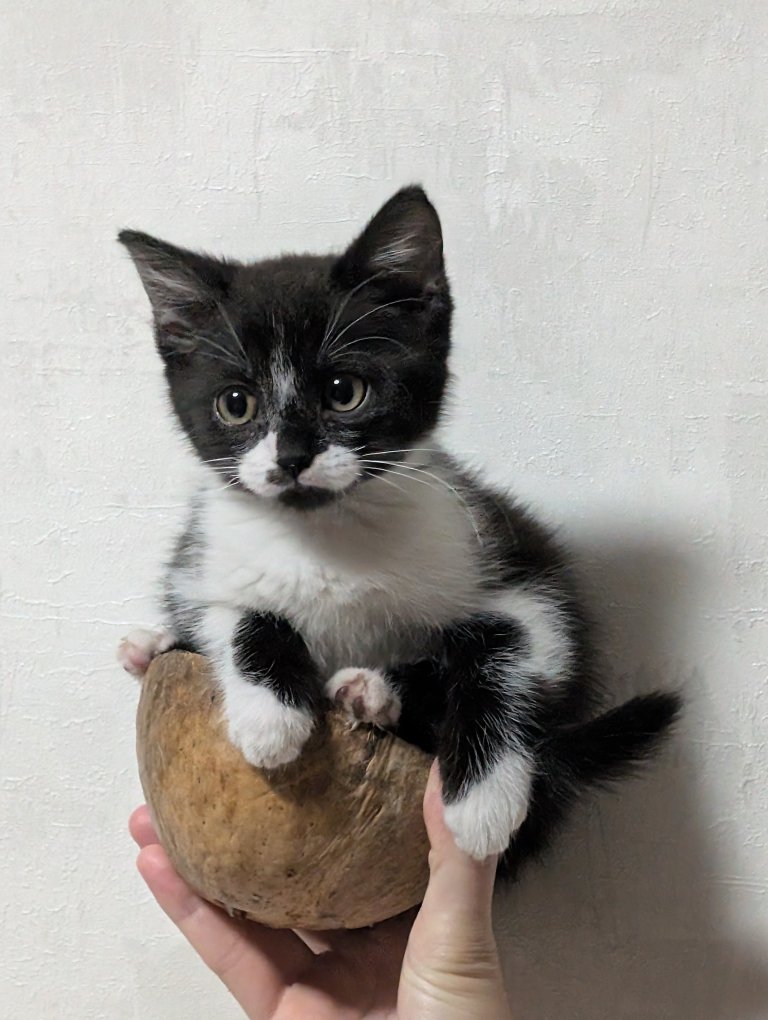
#> input picture lab1/cat.jpg, 3072 x 4080 px (shown at 1/4 size)
$ jupyter execute lab1.ipynb
#> lines starting #> are read from the running program, lines starting #| are printed output that depends on the picture
# Лабораторная работа №1

## Задание №1

> - Сгенерируйте случайный массив в NumPy. Продемонстрируйте на нём различные операции, которые рассматривались на практике (можно взять и другие, тогда будет требование объяснить операцию)

[cell 1]
import numpy as np
import cv2
import matplotlib.pyplot as plt


np.random.seed(42)

[cell 2]
arr = np.random.randint(0, 100, size=(5, 100))

print(arr)

[cell 3]
print(arr.shape)

# изменение размерности
vector = arr.reshape(-1)
print(vector)

# транспонирование
print(arr.T)

[cell 4]
print("Сумма:", np.sum(arr))
print("Среднее значение:", np.mean(arr))
print("Максимум:", np.max(arr))
print("Минимум:", np.min(arr))
print("Отклонение:", np.std(arr))

# вторая пятерка из пятой строки
print(arr[4,5:10])

[cell 5]
# маска
print(arr[arr > 50])

## Задание №2

> - Возьмите любое изображение из интернета, в котором присутствует хотя бы один объект. Воспользуйтесь функциями из OpenCV для выделения объекта(ов)

[cell 6]
img = cv2.imread('cat.jpg')
#> img is the input picture: shape (4080, 3072, 3); mean B, G, R 151.9, 156.7, 160.8
img_rgb = cv2.cvtColor(img, cv2.COLOR_BGR2RGB)

t = img_rgb.copy()

# кошка
cat_point1 = (500, 1000)
cat_point2 = (2500, 3000)

cv2.rectangle(t, cat_point1, cat_point2, (255, 0, 0), 15)

# кокос
coconut_point1 = (550, 2600)
coconut_point2 = (1800, 3700)

cv2.rectangle(t, coconut_point1, coconut_point2, (255, 0, 0), 15)
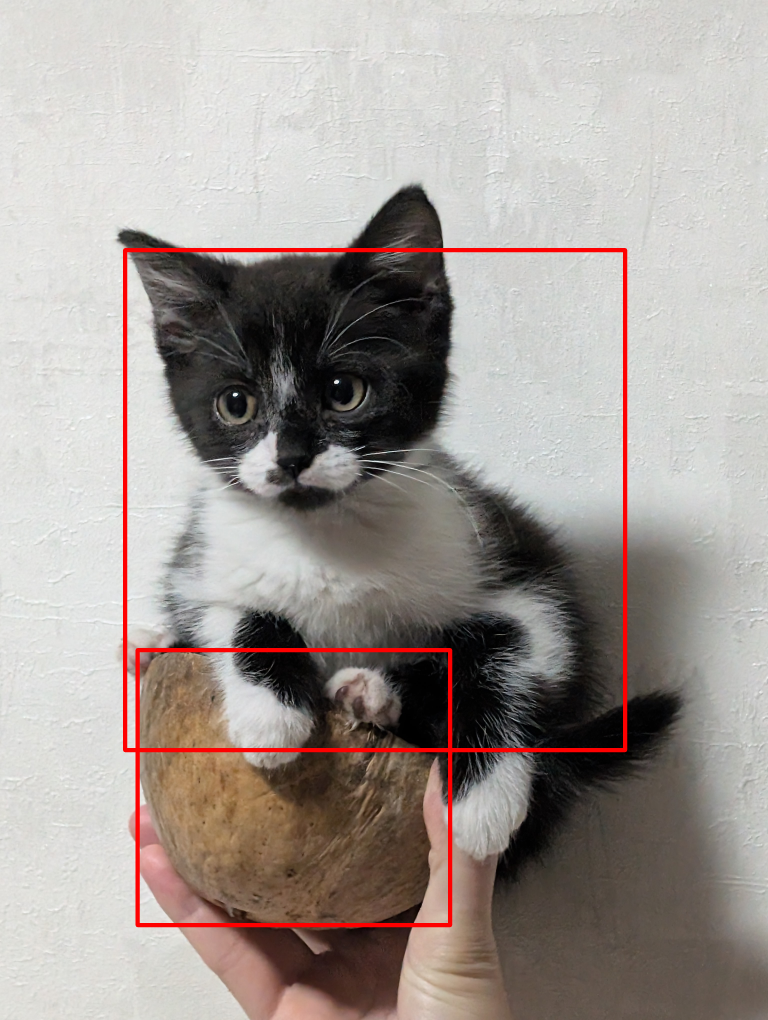
#> t: shape (4080, 3072, 3) (shown at 1/4 size); mean R, G, B 162.7, 154.3, 149.6

plt.figure(figsize=(3, 4))
plt.imshow(t)

plt.show()

## Задание №3

> - Воспроизведите функцию rectangle из OpenCV с нуля. Разрешено использовать только NumPy для разработки из сторонних библиотек (не обязательно, чтобы параметры были те же самые, как в OpenCV, например thickness. Главное, чтобы прямоугольник было видно на изображении). Продемонстрируйте работу вашей функции на тестовом изображении

[cell 7]
def draw_rectangle(image, top_left, bottom_right, color, thickness=1):
#> called with top_left = (500, 1000), bottom_right = (2500, 3000), color = (0, 0, 255), thickness = 30
    x1, y1 = top_left
    x2, y2 = bottom_right

    h, w = image.shape[:2]
#> h = 4080; w = 3072

    x1, x2 = sorted([x1, x2])
    y1, y2 = sorted([y1, y2])

    for t in range(thickness):
        if 0 <= y1 + t < h:
            image[y1 + t, max(x1, 0):min(x2 + 1, w)] = color
        if 0 <= y2 - t < h:
            image[y2 - t, max(x1, 0):min(x2 + 1, w)] = color

    for t in range(thickness):
        if 0 <= x1 + t < w:
            image[max(y1, 0):min(y2 + 1, h), x1 + t] = color
        if 0 <= x2 - t < w:
            image[max(y1, 0):min(y2 + 1, h), x2 - t] = color
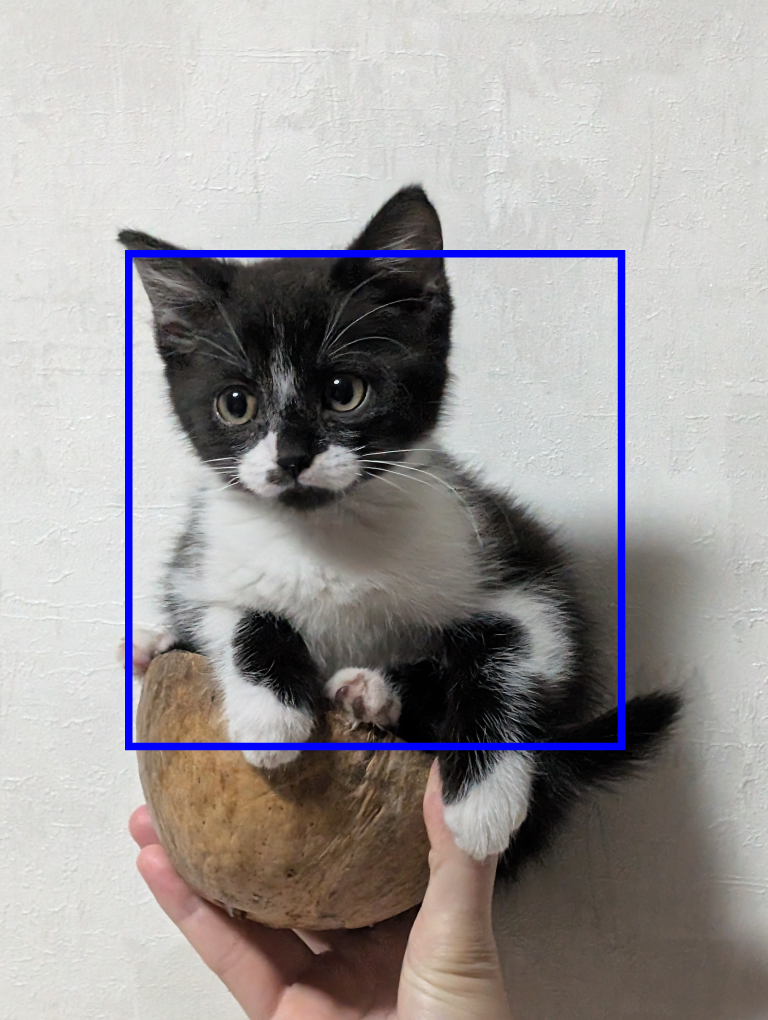
#> image: shape (4080, 3072, 3) (shown at 1/4 size); mean R, G, B 158, 153.9, 154

    return image

[cell 8]
t = img_rgb.copy()
draw_rectangle(t, cat_point1, cat_point2, (0, 0, 255), 30)
draw_rectangle(t, coconut_point1, coconut_point2, (0, 255, 0), 15)
draw_rectangle(t, (2000, 2000), (4000, 5000), (0, 255, 255), 15)
